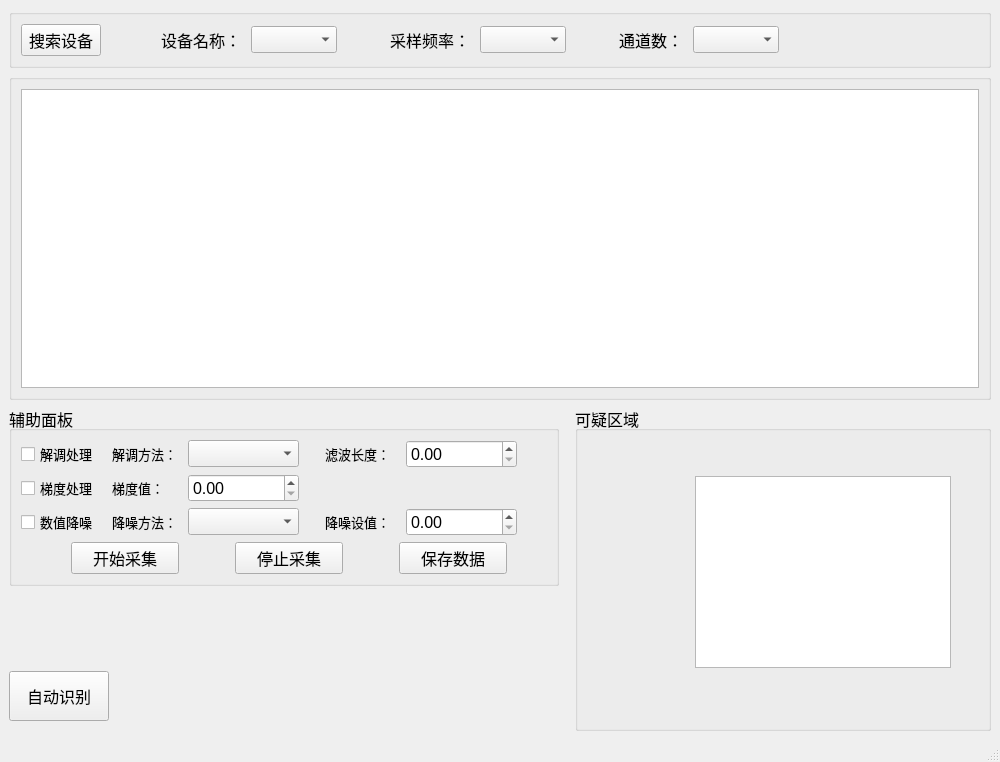
<?xml version="1.0" encoding="UTF-8"?>
<ui version="4.0">
 <class>MainWindow</class>
 <widget class="QMainWindow" name="MainWindow">
  <property name="geometry">
   <rect>
    <x>0</x>
    <y>0</y>
    <width>1000</width>
    <height>762</height>
   </rect>
  </property>
  <property name="windowTitle">
   <string>上位机界面V1.0</string>
  </property>
  <widget class="QWidget" name="centralwidget">
   <layout class="QGridLayout" name="gridLayout_3">
    <item row="0" column="0">
     <layout class="QVBoxLayout" name="verticalLayout_6">
      <item>
       <widget class="QGroupBox" name="groupBox_1">
        <property name="sizePolicy">
         <sizepolicy hsizetype="Expanding" vsizetype="Fixed">
          <horstretch>0</horstretch>
          <verstretch>0</verstretch>
         </sizepolicy>
        </property>
        <property name="minimumSize">
         <size>
          <width>0</width>
          <height>50</height>
         </size>
        </property>
        <property name="title">
         <string/>
        </property>
        <layout class="QGridLayout" name="gridLayout">
         <item row="0" column="0">
          <layout class="QHBoxLayout" name="groupBox_1_horizontalLayout">
           <property name="spacing">
            <number>0</number>
           </property>
           <property name="leftMargin">
            <number>0</number>
           </property>
           <property name="topMargin">
            <number>0</number>
           </property>
           <property name="rightMargin">
            <number>0</number>
           </property>
           <property name="bottomMargin">
            <number>0</number>
           </property>
           <item>
            <widget class="QPushButton" name="serachDeviceButton">
             <property name="sizePolicy">
              <sizepolicy hsizetype="Expanding" vsizetype="Expanding">
               <horstretch>0</horstretch>
               <verstretch>0</verstretch>
              </sizepolicy>
             </property>
             <property name="font">
              <font>
               <pointsize>12</pointsize>
              </font>
             </property>
             <property name="text">
              <string>搜索设备</string>
             </property>
            </widget>
           </item>
           <item>
            <spacer name="horizontalSpacer">
             <property name="orientation">
              <enum>Qt::Horizontal</enum>
             </property>
             <property name="sizeType">
              <enum>QSizePolicy::MinimumExpanding</enum>
             </property>
             <property name="sizeHint" stdset="0">
              <size>
               <width>60</width>
               <height>20</height>
              </size>
             </property>
            </spacer>
           </item>
           <item>
            <widget class="QLabel" name="deviceNameLable">
             <property name="sizePolicy">
              <sizepolicy hsizetype="Minimum" vsizetype="Preferred">
               <horstretch>0</horstretch>
               <verstretch>0</verstretch>
              </sizepolicy>
             </property>
             <property name="font">
              <font>
               <pointsize>12</pointsize>
              </font>
             </property>
             <property name="text">
              <string>设备名称：</string>
             </property>
            </widget>
           </item>
           <item>
            <spacer name="horizontalSpacer_2">
             <property name="orientation">
              <enum>Qt::Horizontal</enum>
             </property>
             <property name="sizeType">
              <enum>QSizePolicy::Maximum</enum>
             </property>
             <property name="sizeHint" stdset="0">
              <size>
               <width>10</width>
               <height>20</height>
              </size>
             </property>
            </spacer>
           </item>
           <item>
            <widget class="QComboBox" name="deviceSelectComobBox">
             <property name="sizePolicy">
              <sizepolicy hsizetype="Expanding" vsizetype="Fixed">
               <horstretch>0</horstretch>
               <verstretch>0</verstretch>
              </sizepolicy>
             </property>
             <property name="font">
              <font>
               <pointsize>12</pointsize>
              </font>
             </property>
            </widget>
           </item>
           <item>
            <spacer name="horizontalSpacer_3">
             <property name="orientation">
              <enum>Qt::Horizontal</enum>
             </property>
             <property name="sizeType">
              <enum>QSizePolicy::Expanding</enum>
             </property>
             <property name="sizeHint" stdset="0">
              <size>
               <width>40</width>
               <height>20</height>
              </size>
             </property>
            </spacer>
           </item>
           <item>
            <widget class="QLabel" name="ferqLabel">
             <property name="sizePolicy">
              <sizepolicy hsizetype="Minimum" vsizetype="Preferred">
               <horstretch>0</horstretch>
               <verstretch>0</verstretch>
              </sizepolicy>
             </property>
             <property name="font">
              <font>
               <pointsize>12</pointsize>
              </font>
             </property>
             <property name="text">
              <string>采样频率：</string>
             </property>
            </widget>
           </item>
           <item>
            <spacer name="horizontalSpacer_4">
             <property name="orientation">
              <enum>Qt::Horizontal</enum>
             </property>
             <property name="sizeType">
              <enum>QSizePolicy::Maximum</enum>
             </property>
             <property name="sizeHint" stdset="0">
              <size>
               <width>10</width>
               <height>20</height>
              </size>
             </property>
            </spacer>
           </item>
           <item>
            <widget class="QComboBox" name="freqSelectComobBox">
             <property name="sizePolicy">
              <sizepolicy hsizetype="Expanding" vsizetype="Fixed">
               <horstretch>0</horstretch>
               <verstretch>0</verstretch>
              </sizepolicy>
             </property>
             <property name="font">
              <font>
               <pointsize>12</pointsize>
              </font>
             </property>
            </widget>
           </item>
           <item>
            <spacer name="horizontalSpacer_5">
             <property name="orientation">
              <enum>Qt::Horizontal</enum>
             </property>
             <property name="sizeType">
              <enum>QSizePolicy::Expanding</enum>
             </property>
             <property name="sizeHint" stdset="0">
              <size>
               <width>40</width>
               <height>20</height>
              </size>
             </property>
            </spacer>
           </item>
           <item>
            <widget class="QLabel" name="channalNumLabel">
             <property name="sizePolicy">
              <sizepolicy hsizetype="Minimum" vsizetype="Preferred">
               <horstretch>0</horstretch>
               <verstretch>0</verstretch>
              </sizepolicy>
             </property>
             <property name="font">
              <font>
               <pointsize>12</pointsize>
              </font>
             </property>
             <property name="text">
              <string>通道数：</string>
             </property>
            </widget>
           </item>
           <item>
            <spacer name="horizontalSpacer_6">
             <property name="orientation">
              <enum>Qt::Horizontal</enum>
             </property>
             <property name="sizeType">
              <enum>QSizePolicy::Maximum</enum>
             </property>
             <property name="sizeHint" stdset="0">
              <size>
               <width>10</width>
               <height>20</height>
              </size>
             </property>
            </spacer>
           </item>
           <item>
            <widget class="QComboBox" name="channalNumSelectComobBox">
             <property name="sizePolicy">
              <sizepolicy hsizetype="Expanding" vsizetype="Fixed">
               <horstretch>0</horstretch>
               <verstretch>0</verstretch>
              </sizepolicy>
             </property>
             <property name="font">
              <font>
               <pointsize>12</pointsize>
              </font>
             </property>
            </widget>
           </item>
           <item>
            <spacer name="horizontalSpacer_25">
             <property name="orientation">
              <enum>Qt::Horizontal</enum>
             </property>
             <property name="sizeType">
              <enum>QSizePolicy::Minimum</enum>
             </property>
             <property name="sizeHint" stdset="0">
              <size>
               <width>200</width>
               <height>20</height>
              </size>
             </property>
            </spacer>
           </item>
          </layout>
         </item>
        </layout>
       </widget>
      </item>
      <item>
       <widget class="QGroupBox" name="groupBox_2">
        <property name="sizePolicy">
         <sizepolicy hsizetype="Preferred" vsizetype="Minimum">
          <horstretch>0</horstretch>
          <verstretch>0</verstretch>
         </sizepolicy>
        </property>
        <property name="minimumSize">
         <size>
          <width>800</width>
          <height>300</height>
         </size>
        </property>
        <property name="title">
         <string/>
        </property>
        <layout class="QGridLayout" name="gridLayout_2">
         <item row="0" column="0">
          <widget class="QChartView" name="mainChart"/>
         </item>
        </layout>
       </widget>
      </item>
      <item>
       <layout class="QHBoxLayout" name="horizontalLayout_9">
        <item>
         <layout class="QVBoxLayout" name="verticalLayout_4">
          <property name="leftMargin">
           <number>0</number>
          </property>
          <property name="topMargin">
           <number>0</number>
          </property>
          <property name="rightMargin">
           <number>10</number>
          </property>
          <property name="bottomMargin">
           <number>10</number>
          </property>
          <item>
           <widget class="QGroupBox" name="groupBox_3">
            <property name="sizePolicy">
             <sizepolicy hsizetype="Minimum" vsizetype="Fixed">
              <horstretch>0</horstretch>
              <verstretch>0</verstretch>
             </sizepolicy>
            </property>
            <property name="minimumSize">
             <size>
              <width>550</width>
              <height>175</height>
             </size>
            </property>
            <property name="font">
             <font>
              <pointsize>12</pointsize>
             </font>
            </property>
            <property name="title">
             <string>辅助面板</string>
            </property>
            <layout class="QGridLayout" name="gridLayout_6">
             <item row="0" column="0">
              <layout class="QVBoxLayout" name="verticalLayout_5">
               <item>
                <layout class="QGridLayout" name="gridLayout_4">
                 <item row="2" column="3">
                  <spacer name="horizontalSpacer_22">
                   <property name="orientation">
                    <enum>Qt::Horizontal</enum>
                   </property>
                   <property name="sizeType">
                    <enum>QSizePolicy::Fixed</enum>
                   </property>
                   <property name="sizeHint" stdset="0">
                    <size>
                     <width>5</width>
                     <height>20</height>
                    </size>
                   </property>
                  </spacer>
                 </item>
                 <item row="1" column="4">
                  <widget class="QDoubleSpinBox" name="gradientSetDoubleSpinBox">
                   <property name="sizePolicy">
                    <sizepolicy hsizetype="Minimum" vsizetype="Fixed">
                     <horstretch>0</horstretch>
                     <verstretch>0</verstretch>
                    </sizepolicy>
                   </property>
                   <property name="minimumSize">
                    <size>
                     <width>80</width>
                     <height>0</height>
                    </size>
                   </property>
                  </widget>
                 </item>
                 <item row="0" column="0">
                  <widget class="QCheckBox" name="demoduleCheckBox">
                   <property name="sizePolicy">
                    <sizepolicy hsizetype="Fixed" vsizetype="Minimum">
                     <horstretch>0</horstretch>
                     <verstretch>0</verstretch>
                    </sizepolicy>
                   </property>
                   <property name="minimumSize">
                    <size>
                     <width>80</width>
                     <height>0</height>
                    </size>
                   </property>
                   <property name="font">
                    <font>
                     <pointsize>10</pointsize>
                    </font>
                   </property>
                   <property name="text">
                    <string>解调处理</string>
                   </property>
                  </widget>
                 </item>
                 <item row="0" column="5">
                  <spacer name="horizontalSpacer_10">
                   <property name="orientation">
                    <enum>Qt::Horizontal</enum>
                   </property>
                   <property name="sizeType">
                    <enum>QSizePolicy::Fixed</enum>
                   </property>
                   <property name="sizeHint" stdset="0">
                    <size>
                     <width>20</width>
                     <height>20</height>
                    </size>
                   </property>
                  </spacer>
                 </item>
                 <item row="1" column="0">
                  <widget class="QCheckBox" name="gradientCheckBox">
                   <property name="sizePolicy">
                    <sizepolicy hsizetype="Fixed" vsizetype="Fixed">
                     <horstretch>0</horstretch>
                     <verstretch>0</verstretch>
                    </sizepolicy>
                   </property>
                   <property name="minimumSize">
                    <size>
                     <width>80</width>
                     <height>0</height>
                    </size>
                   </property>
                   <property name="font">
                    <font>
                     <pointsize>10</pointsize>
                    </font>
                   </property>
                   <property name="text">
                    <string>梯度处理</string>
                   </property>
                  </widget>
                 </item>
                 <item row="1" column="2">
                  <widget class="QLabel" name="gradientLabel">
                   <property name="sizePolicy">
                    <sizepolicy hsizetype="Fixed" vsizetype="Preferred">
                     <horstretch>0</horstretch>
                     <verstretch>0</verstretch>
                    </sizepolicy>
                   </property>
                   <property name="minimumSize">
                    <size>
                     <width>60</width>
                     <height>0</height>
                    </size>
                   </property>
                   <property name="font">
                    <font>
                     <pointsize>10</pointsize>
                    </font>
                   </property>
                   <property name="text">
                    <string>梯度值：</string>
                   </property>
                  </widget>
                 </item>
                 <item row="0" column="6">
                  <widget class="QLabel" name="demoduleFilterLabel">
                   <property name="sizePolicy">
                    <sizepolicy hsizetype="Fixed" vsizetype="Preferred">
                     <horstretch>0</horstretch>
                     <verstretch>0</verstretch>
                    </sizepolicy>
                   </property>
                   <property name="minimumSize">
                    <size>
                     <width>60</width>
                     <height>0</height>
                    </size>
                   </property>
                   <property name="font">
                    <font>
                     <pointsize>10</pointsize>
                    </font>
                   </property>
                   <property name="text">
                    <string>滤波长度：</string>
                   </property>
                  </widget>
                 </item>
                 <item row="2" column="0">
                  <widget class="QCheckBox" name="denoiseCheckBox">
                   <property name="sizePolicy">
                    <sizepolicy hsizetype="Fixed" vsizetype="Fixed">
                     <horstretch>0</horstretch>
                     <verstretch>0</verstretch>
                    </sizepolicy>
                   </property>
                   <property name="minimumSize">
                    <size>
                     <width>80</width>
                     <height>0</height>
                    </size>
                   </property>
                   <property name="font">
                    <font>
                     <pointsize>10</pointsize>
                    </font>
                   </property>
                   <property name="text">
                    <string>数值降噪</string>
                   </property>
                  </widget>
                 </item>
                 <item row="2" column="8">
                  <widget class="QDoubleSpinBox" name="denoiseValueSetdoubleSpinBox">
                   <property name="minimumSize">
                    <size>
                     <width>80</width>
                     <height>0</height>
                    </size>
                   </property>
                  </widget>
                 </item>
                 <item row="0" column="4">
                  <widget class="QComboBox" name="demoduleFucSelectComboBox">
                   <property name="sizePolicy">
                    <sizepolicy hsizetype="Minimum" vsizetype="Fixed">
                     <horstretch>0</horstretch>
                     <verstretch>0</verstretch>
                    </sizepolicy>
                   </property>
                   <property name="minimumSize">
                    <size>
                     <width>80</width>
                     <height>0</height>
                    </size>
                   </property>
                  </widget>
                 </item>
                 <item row="1" column="9">
                  <spacer name="horizontalSpacer_9">
                   <property name="orientation">
                    <enum>Qt::Horizontal</enum>
                   </property>
                   <property name="sizeType">
                    <enum>QSizePolicy::Minimum</enum>
                   </property>
                   <property name="sizeHint" stdset="0">
                    <size>
                     <width>30</width>
                     <height>20</height>
                    </size>
                   </property>
                  </spacer>
                 </item>
                 <item row="2" column="5">
                  <spacer name="horizontalSpacer_12">
                   <property name="orientation">
                    <enum>Qt::Horizontal</enum>
                   </property>
                   <property name="sizeType">
                    <enum>QSizePolicy::Fixed</enum>
                   </property>
                   <property name="sizeHint" stdset="0">
                    <size>
                     <width>20</width>
                     <height>20</height>
                    </size>
                   </property>
                  </spacer>
                 </item>
                 <item row="0" column="3">
                  <spacer name="horizontalSpacer_20">
                   <property name="orientation">
                    <enum>Qt::Horizontal</enum>
                   </property>
                   <property name="sizeType">
                    <enum>QSizePolicy::Fixed</enum>
                   </property>
                   <property name="sizeHint" stdset="0">
                    <size>
                     <width>5</width>
                     <height>20</height>
                    </size>
                   </property>
                  </spacer>
                 </item>
                 <item row="1" column="3">
                  <spacer name="horizontalSpacer_21">
                   <property name="orientation">
                    <enum>Qt::Horizontal</enum>
                   </property>
                   <property name="sizeType">
                    <enum>QSizePolicy::Fixed</enum>
                   </property>
                   <property name="sizeHint" stdset="0">
                    <size>
                     <width>5</width>
                     <height>20</height>
                    </size>
                   </property>
                  </spacer>
                 </item>
                 <item row="2" column="4">
                  <widget class="QComboBox" name="denoiseFucSelectComboBox">
                   <property name="sizePolicy">
                    <sizepolicy hsizetype="Minimum" vsizetype="Fixed">
                     <horstretch>0</horstretch>
                     <verstretch>0</verstretch>
                    </sizepolicy>
                   </property>
                   <property name="minimumSize">
                    <size>
                     <width>80</width>
                     <height>0</height>
                    </size>
                   </property>
                  </widget>
                 </item>
                 <item row="2" column="6">
                  <widget class="QLabel" name="denoiseValueLabel">
                   <property name="sizePolicy">
                    <sizepolicy hsizetype="Fixed" vsizetype="Preferred">
                     <horstretch>0</horstretch>
                     <verstretch>0</verstretch>
                    </sizepolicy>
                   </property>
                   <property name="minimumSize">
                    <size>
                     <width>60</width>
                     <height>0</height>
                    </size>
                   </property>
                   <property name="font">
                    <font>
                     <pointsize>10</pointsize>
                    </font>
                   </property>
                   <property name="text">
                    <string>降噪设值：</string>
                   </property>
                  </widget>
                 </item>
                 <item row="2" column="2">
                  <widget class="QLabel" name="denoiseFucLabel">
                   <property name="sizePolicy">
                    <sizepolicy hsizetype="Fixed" vsizetype="Preferred">
                     <horstretch>0</horstretch>
                     <verstretch>0</verstretch>
                    </sizepolicy>
                   </property>
                   <property name="minimumSize">
                    <size>
                     <width>60</width>
                     <height>0</height>
                    </size>
                   </property>
                   <property name="font">
                    <font>
                     <pointsize>10</pointsize>
                    </font>
                   </property>
                   <property name="text">
                    <string>降噪方法：</string>
                   </property>
                  </widget>
                 </item>
                 <item row="1" column="5">
                  <spacer name="horizontalSpacer_11">
                   <property name="orientation">
                    <enum>Qt::Horizontal</enum>
                   </property>
                   <property name="sizeType">
                    <enum>QSizePolicy::Fixed</enum>
                   </property>
                   <property name="sizeHint" stdset="0">
                    <size>
                     <width>20</width>
                     <height>20</height>
                    </size>
                   </property>
                  </spacer>
                 </item>
                 <item row="2" column="1">
                  <spacer name="horizontalSpacer_19">
                   <property name="orientation">
                    <enum>Qt::Horizontal</enum>
                   </property>
                   <property name="sizeType">
                    <enum>QSizePolicy::Fixed</enum>
                   </property>
                   <property name="sizeHint" stdset="0">
                    <size>
                     <width>5</width>
                     <height>20</height>
                    </size>
                   </property>
                  </spacer>
                 </item>
                 <item row="0" column="2">
                  <widget class="QLabel" name="demoduleFucLabel">
                   <property name="sizePolicy">
                    <sizepolicy hsizetype="Fixed" vsizetype="Preferred">
                     <horstretch>0</horstretch>
                     <verstretch>0</verstretch>
                    </sizepolicy>
                   </property>
                   <property name="minimumSize">
                    <size>
                     <width>60</width>
                     <height>0</height>
                    </size>
                   </property>
                   <property name="font">
                    <font>
                     <pointsize>10</pointsize>
                    </font>
                   </property>
                   <property name="text">
                    <string>解调方法：</string>
                   </property>
                  </widget>
                 </item>
                 <item row="0" column="1">
                  <spacer name="horizontalSpacer_17">
                   <property name="orientation">
                    <enum>Qt::Horizontal</enum>
                   </property>
                   <property name="sizeType">
                    <enum>QSizePolicy::Fixed</enum>
                   </property>
                   <property name="sizeHint" stdset="0">
                    <size>
                     <width>5</width>
                     <height>20</height>
                    </size>
                   </property>
                  </spacer>
                 </item>
                 <item row="2" column="9">
                  <spacer name="horizontalSpacer_8">
                   <property name="orientation">
                    <enum>Qt::Horizontal</enum>
                   </property>
                   <property name="sizeType">
                    <enum>QSizePolicy::Minimum</enum>
                   </property>
                   <property name="sizeHint" stdset="0">
                    <size>
                     <width>30</width>
                     <height>20</height>
                    </size>
                   </property>
                  </spacer>
                 </item>
                 <item row="0" column="9">
                  <spacer name="horizontalSpacer_7">
                   <property name="orientation">
                    <enum>Qt::Horizontal</enum>
                   </property>
                   <property name="sizeType">
                    <enum>QSizePolicy::Minimum</enum>
                   </property>
                   <property name="sizeHint" stdset="0">
                    <size>
                     <width>30</width>
                     <height>20</height>
                    </size>
                   </property>
                  </spacer>
                 </item>
                 <item row="1" column="1">
                  <spacer name="horizontalSpacer_18">
                   <property name="orientation">
                    <enum>Qt::Horizontal</enum>
                   </property>
                   <property name="sizeType">
                    <enum>QSizePolicy::Fixed</enum>
                   </property>
                   <property name="sizeHint" stdset="0">
                    <size>
                     <width>5</width>
                     <height>20</height>
                    </size>
                   </property>
                  </spacer>
                 </item>
                 <item row="0" column="8">
                  <widget class="QDoubleSpinBox" name="demoduleFilterLenSetDoubleSpinBox">
                   <property name="minimumSize">
                    <size>
                     <width>80</width>
                     <height>0</height>
                    </size>
                   </property>
                  </widget>
                 </item>
                 <item row="0" column="7">
                  <spacer name="horizontalSpacer_23">
                   <property name="orientation">
                    <enum>Qt::Horizontal</enum>
                   </property>
                   <property name="sizeType">
                    <enum>QSizePolicy::Fixed</enum>
                   </property>
                   <property name="sizeHint" stdset="0">
                    <size>
                     <width>10</width>
                     <height>20</height>
                    </size>
                   </property>
                  </spacer>
                 </item>
                 <item row="2" column="7">
                  <spacer name="horizontalSpacer_24">
                   <property name="orientation">
                    <enum>Qt::Horizontal</enum>
                   </property>
                   <property name="sizeType">
                    <enum>QSizePolicy::Fixed</enum>
                   </property>
                   <property name="sizeHint" stdset="0">
                    <size>
                     <width>10</width>
                     <height>20</height>
                    </size>
                   </property>
                  </spacer>
                 </item>
                </layout>
               </item>
               <item>
                <layout class="QHBoxLayout" name="horizontalLayout_10">
                 <item>
                  <spacer name="horizontalSpacer_13">
                   <property name="orientation">
                    <enum>Qt::Horizontal</enum>
                   </property>
                   <property name="sizeType">
                    <enum>QSizePolicy::Maximum</enum>
                   </property>
                   <property name="sizeHint" stdset="0">
                    <size>
                     <width>50</width>
                     <height>20</height>
                    </size>
                   </property>
                  </spacer>
                 </item>
                 <item>
                  <widget class="QPushButton" name="statrButton">
                   <property name="text">
                    <string>开始采集</string>
                   </property>
                  </widget>
                 </item>
                 <item>
                  <spacer name="horizontalSpacer_14">
                   <property name="orientation">
                    <enum>Qt::Horizontal</enum>
                   </property>
                   <property name="sizeType">
                    <enum>QSizePolicy::Maximum</enum>
                   </property>
                   <property name="sizeHint" stdset="0">
                    <size>
                     <width>50</width>
                     <height>20</height>
                    </size>
                   </property>
                  </spacer>
                 </item>
                 <item>
                  <widget class="QPushButton" name="stopButton">
                   <property name="text">
                    <string>停止采集</string>
                   </property>
                  </widget>
                 </item>
                 <item>
                  <spacer name="horizontalSpacer_15">
                   <property name="orientation">
                    <enum>Qt::Horizontal</enum>
                   </property>
                   <property name="sizeType">
                    <enum>QSizePolicy::Maximum</enum>
                   </property>
                   <property name="sizeHint" stdset="0">
                    <size>
                     <width>50</width>
                     <height>20</height>
                    </size>
                   </property>
                  </spacer>
                 </item>
                 <item>
                  <widget class="QPushButton" name="saveButton">
                   <property name="text">
                    <string>保存数据</string>
                   </property>
                  </widget>
                 </item>
                 <item>
                  <spacer name="horizontalSpacer_16">
                   <property name="orientation">
                    <enum>Qt::Horizontal</enum>
                   </property>
                   <property name="sizeType">
                    <enum>QSizePolicy::Minimum</enum>
                   </property>
                   <property name="sizeHint" stdset="0">
                    <size>
                     <width>40</width>
                     <height>20</height>
                    </size>
                   </property>
                  </spacer>
                 </item>
                </layout>
               </item>
              </layout>
             </item>
            </layout>
           </widget>
          </item>
          <item>
           <spacer name="verticalSpacer">
            <property name="orientation">
             <enum>Qt::Vertical</enum>
            </property>
            <property name="sizeHint" stdset="0">
             <size>
              <width>20</width>
              <height>40</height>
             </size>
            </property>
           </spacer>
          </item>
          <item>
           <widget class="QPushButton" name="pushButton_4">
            <property name="sizePolicy">
             <sizepolicy hsizetype="Maximum" vsizetype="Maximum">
              <horstretch>0</horstretch>
              <verstretch>0</verstretch>
             </sizepolicy>
            </property>
            <property name="minimumSize">
             <size>
              <width>100</width>
              <height>50</height>
             </size>
            </property>
            <property name="font">
             <font>
              <pointsize>12</pointsize>
             </font>
            </property>
            <property name="text">
             <string>自动识别</string>
            </property>
            <property name="autoDefault">
             <bool>false</bool>
            </property>
           </widget>
          </item>
         </layout>
        </item>
        <item>
         <widget class="QGroupBox" name="groupBox_4">
          <property name="sizePolicy">
           <sizepolicy hsizetype="Preferred" vsizetype="Minimum">
            <horstretch>0</horstretch>
            <verstretch>0</verstretch>
           </sizepolicy>
          </property>
          <property name="minimumSize">
           <size>
            <width>400</width>
            <height>250</height>
           </size>
          </property>
          <property name="font">
           <font>
            <pointsize>12</pointsize>
           </font>
          </property>
          <property name="title">
           <string>可疑区域</string>
          </property>
          <widget class="QGraphicsView" name="graphicsView_2">
           <property name="geometry">
            <rect>
             <x>120</x>
             <y>70</y>
             <width>256</width>
             <height>192</height>
            </rect>
           </property>
          </widget>
         </widget>
        </item>
       </layout>
      </item>
     </layout>
    </item>
   </layout>
  </widget>
  <widget class="QMenuBar" name="menubar">
   <property name="geometry">
    <rect>
     <x>0</x>
     <y>0</y>
     <width>1000</width>
     <height>22</height>
    </rect>
   </property>
  </widget>
  <widget class="QStatusBar" name="statusbar"/>
 </widget>
 <customwidgets>
  <customwidget>
   <class>QChartView</class>
   <extends>QGraphicsView</extends>
   <header>QtCharts</header>
  </customwidget>
 </customwidgets>
 <resources/>
 <connections/>
</ui>
